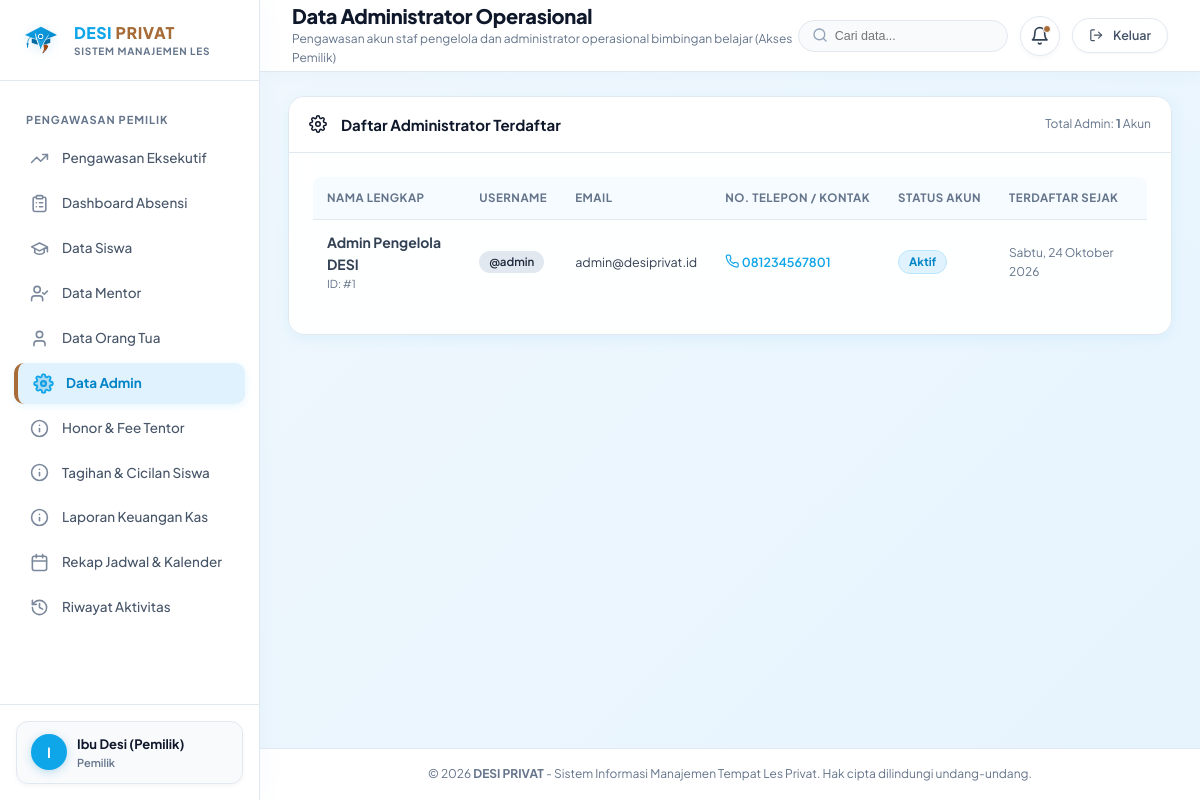
The app's page /owner/admins (signed in), older data.
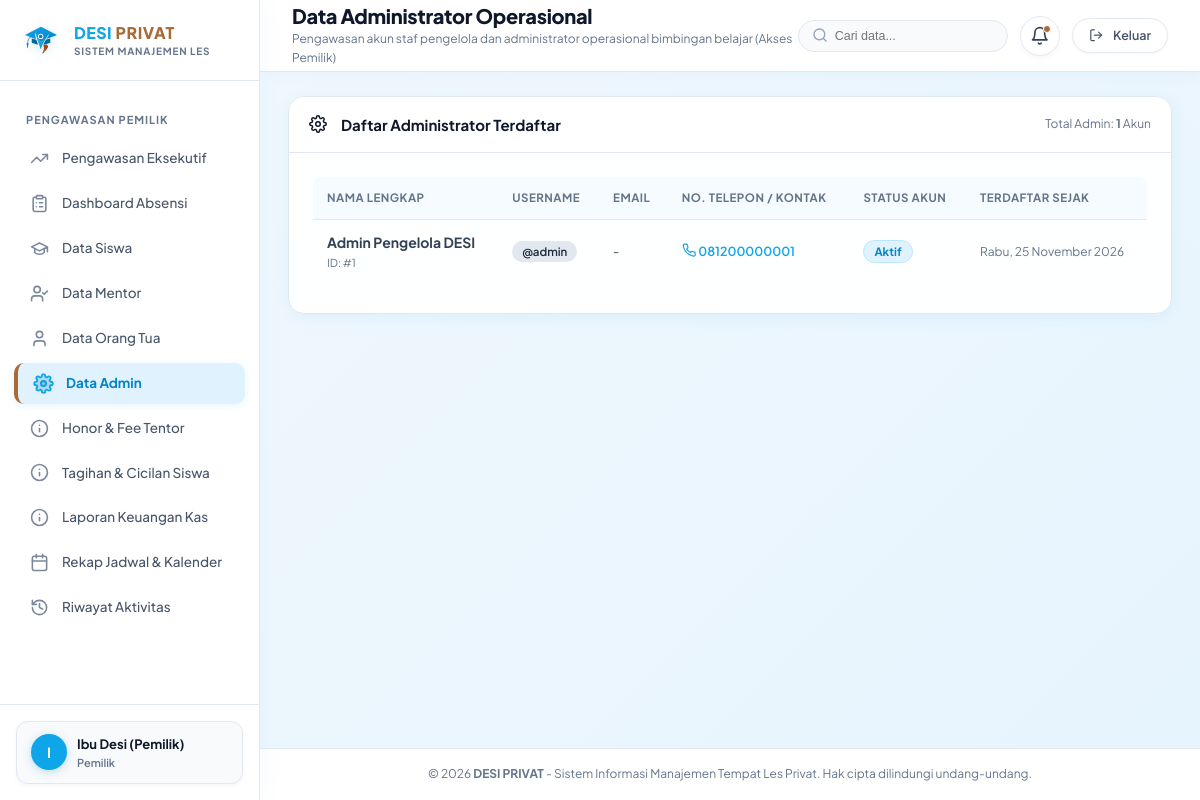
The same page, newer data.
### tables this page shows
CREATE TABLE users (
    id INTEGER PRIMARY KEY AUTOINCREMENT,
    username TEXT UNIQUE NOT NULL,
    password_hash TEXT NOT NULL,
    role TEXT NOT NULL CHECK(role IN ('admin', 'owner', 'mentor', 'parent')),
    full_name TEXT NOT NULL,
    email TEXT,
    phone TEXT,
    is_active INTEGER DEFAULT 1,
    created_at DATETIME DEFAULT CURRENT_TIMESTAMP,
    updated_at DATETIME DEFAULT CURRENT_TIMESTAMP
);

### routes/owner.py (the view)
@owner_bp.route("/admins")
def admins():
    admins_list = query_db("""
        SELECT id, username, full_name, email, phone, is_active, created_at
        FROM users
        WHERE role = 'admin'
        ORDER BY full_name ASC
    """)
    return render_template("owner/admins.html", admins=admins_list)

### routes/auth.py (called while the page is built)
def login_required(f):
    @wraps(f)
    def decorated_function(*args, **kwargs):
        if "user_id" not in session:
            flash("Silakan masuk terlebih dahulu untuk mengakses halaman ini.", "warning")
            return redirect(url_for("auth.login", next=request.url))
        user = query_db("SELECT id, is_active FROM users WHERE id = ?", (session["user_id"],), one=True)
        if not user or not user["is_active"]:
            session.clear()
            flash("Sesi login Anda telah kedaluwarsa atau akun tidak ditemukan. Silakan masuk kembali.", "warning")
            return redirect(url_for("auth.login"))
        return f(*args, **kwargs)
    return decorated_function

### services/database_service.py (called while the page is built)
def is_postgres(db_path=None):
    global _pg_connection_failed
    if db_path is not None:
        return False
    if getattr(Config, "TESTING", False):
        return False
    db_url = getattr(Config, "DATABASE_URL", None)
    if not (db_url and str(db_url).strip().startswith("postgres")):
        return False
    if _pg_connection_failed:
        return False
    return True

### templates/owner/admins.html (shortened to what this page needs)
{% extends "base.html" %}
{% block page_title %}Data Administrator Operasional{% endblock %}
{% block page_subtitle %}Pengawasan akun staf pengelola dan administrator operasional bimbingan belajar (Akses Pemilik){% endblock %}
{% block content %}
<div class="card">
  <div class="card-header" style="display: flex; justify-content: space-between; align-items: center; flex-wrap: wrap; gap: 10px;">
    <div class="card-title"><span>{{ icon('settings') }}</span> Daftar Administrator Terdaftar</div>
    <div style="font-size: 12px; color: var(--text-muted);">
      Total Admin: <strong>{{ admins|length }}</strong> Akun
    </div>
  </div>
  <div class="card-body">
    <div class="table-responsive">
      <table class="table-desi">
        <thead>
          <tr>
            <th>Nama Lengkap</th>
            <th>Username</th>
            <th>Email</th>
            <th>No. Telepon / Kontak</th>
            <th>Status Akun</th>
            <th>Terdaftar Sejak</th>
          </tr>
        </thead>
        <tbody>
          {% for a in admins %}
          <tr>
            <td>
              <strong style="color: var(--navy-dark); font-size: 14px;">{{ a.full_name or a.username }}</strong>
              <div style="font-size: 11px; color: var(--text-muted);">ID: #{{ a.id }}</div>
            </td>
            <td>
              <span class="badge" style="background: #e2e8f0; color: #1e293b; font-size: 11.5px; font-weight: 600;">
                @{{ a.username }}
              </span>
            </td>
            <td>{{ a.email or '-' }}</td>
            <td>
              {% if a.phone %}
                <span style="font-size: 12.5px; color: var(--blue-brand); font-weight: 600;">
                  {{ icon('phone') }} <a href="tel:{{ a.phone }}" style="color: inherit; text-decoration: none;">{{ a.phone }}</a>
                </span>
              {% else %}
                <span style="color: var(--gray-400);">-</span>
              {% endif %}
            </td>
            <td>
              {% if a.is_active %}
                <span class="badge badge-success">Aktif</span>
              {% else %}
                <span class="badge badge-danger">Nonaktif</span>
              {% endif %}
            </td>
            <td>
              <span style="font-size: 12px; color: var(--text-muted);">
                {{ a.created_at|date_indo if a.created_at else '-' }}
              </span>
            </td>
          </tr>
          {% else %}
          <tr>
            <td colspan="6" style="text-align: center; padding: 32px; color: var(--gray-500);">
              Tidak ada akun administrator terdaftar.
            </td>
          </tr>
          {% endfor %}
        </tbody>
      </table>
    </div>
  </div>
</div>
{% endblock %}

Row changes from the older to the newer data that the page shows:
changed users "Admin Pengelola DESI": email "admin@desiprivat.id" → "-"; phone "081234567801" → "081200000001"; created_at "Sabtu, 24 Oktober 2026" → "Rabu, 25 November 2026"
